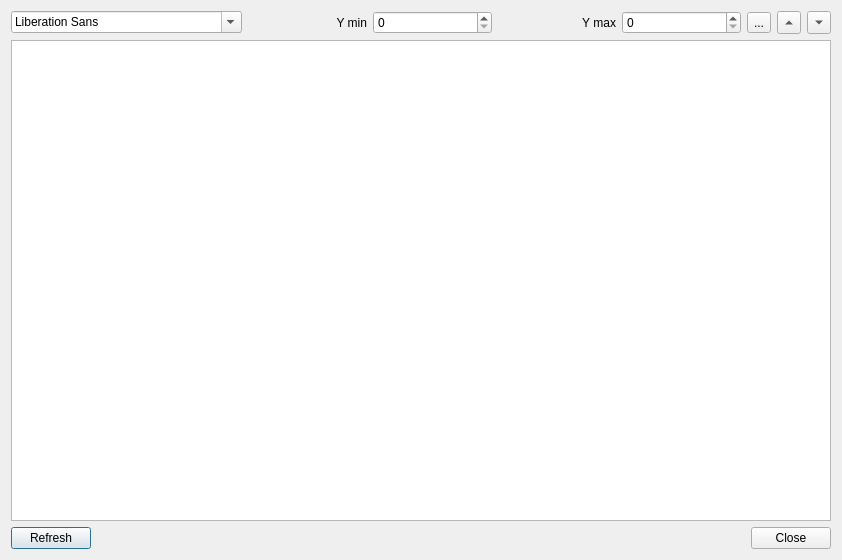
<?xml version="1.0" encoding="UTF-8"?>
<ui version="4.0">
 <class>GraphDialog</class>
 <widget class="QDialog" name="GraphDialog">
  <property name="geometry">
   <rect>
    <x>0</x>
    <y>0</y>
    <width>842</width>
    <height>560</height>
   </rect>
  </property>
  <property name="windowTitle">
   <string>Dialog</string>
  </property>
  <layout class="QVBoxLayout" name="verticalLayout">
   <item>
    <layout class="QHBoxLayout" name="layout_MenuBar"/>
   </item>
   <item>
    <layout class="QHBoxLayout" name="layout_Toolbar">
     <item>
      <widget class="QFontComboBox" name="fontComboBox"/>
     </item>
     <item>
      <widget class="QLabel" name="label_yMin">
       <property name="text">
        <string>Y min</string>
       </property>
       <property name="alignment">
        <set>Qt::AlignRight|Qt::AlignTrailing|Qt::AlignVCenter</set>
       </property>
      </widget>
     </item>
     <item>
      <widget class="QSpinBox" name="spinBox_yMin"/>
     </item>
     <item>
      <widget class="QLabel" name="label_yMax">
       <property name="text">
        <string>Y max</string>
       </property>
       <property name="alignment">
        <set>Qt::AlignRight|Qt::AlignTrailing|Qt::AlignVCenter</set>
       </property>
      </widget>
     </item>
     <item>
      <widget class="QSpinBox" name="spinBox_yMax"/>
     </item>
     <item>
      <widget class="QToolButton" name="toolButton_3">
       <property name="text">
        <string>...</string>
       </property>
      </widget>
     </item>
     <item>
      <widget class="QToolButton" name="toolButton_increaseY">
       <property name="text">
        <string>...</string>
       </property>
       <property name="arrowType">
        <enum>Qt::UpArrow</enum>
       </property>
      </widget>
     </item>
     <item>
      <widget class="QToolButton" name="toolButton_decreaseY">
       <property name="text">
        <string>...</string>
       </property>
       <property name="arrowType">
        <enum>Qt::DownArrow</enum>
       </property>
      </widget>
     </item>
    </layout>
   </item>
   <item>
    <layout class="QHBoxLayout" name="layout_Graph">
     <item>
      <widget class="QGraphicsView" name="graphicsView_graph"/>
     </item>
    </layout>
   </item>
   <item>
    <layout class="QHBoxLayout" name="layout_bottombar">
     <item>
      <widget class="QPushButton" name="pushButton_refresh">
       <property name="text">
        <string>Refresh</string>
       </property>
      </widget>
     </item>
     <item>
      <spacer name="horizontalSpacer">
       <property name="orientation">
        <enum>Qt::Horizontal</enum>
       </property>
       <property name="sizeHint" stdset="0">
        <size>
         <width>40</width>
         <height>20</height>
        </size>
       </property>
      </spacer>
     </item>
     <item>
      <widget class="QPushButton" name="pushButton_close">
       <property name="text">
        <string>Close</string>
       </property>
      </widget>
     </item>
    </layout>
   </item>
  </layout>
  <action name="actionEdit_Graph">
   <property name="checkable">
    <bool>true</bool>
   </property>
   <property name="text">
    <string>Edit Graph</string>
   </property>
   <property name="toolTip">
    <string>Change the graph by drawing with the mouse</string>
   </property>
   <property name="shortcut">
    <string>Alt+E</string>
   </property>
  </action>
  <action name="actionLine">
   <property name="checkable">
    <bool>true</bool>
   </property>
   <property name="text">
    <string>Line</string>
   </property>
   <property name="toolTip">
    <string>Display line graph</string>
   </property>
  </action>
  <action name="actionStep">
   <property name="checkable">
    <bool>true</bool>
   </property>
   <property name="text">
    <string>Step</string>
   </property>
   <property name="toolTip">
    <string>Display step (skyline) graph</string>
   </property>
  </action>
  <action name="actionVertical_Bars">
   <property name="checkable">
    <bool>true</bool>
   </property>
   <property name="text">
    <string>Vertical Bars</string>
   </property>
   <property name="toolTip">
    <string>Display vertical bar graph</string>
   </property>
  </action>
  <action name="actionArea">
   <property name="checkable">
    <bool>true</bool>
   </property>
   <property name="text">
    <string>Area</string>
   </property>
   <property name="toolTip">
    <string>Display area graph</string>
   </property>
  </action>
  <action name="actionIncrease_Scale">
   <property name="text">
    <string>Increase Scale</string>
   </property>
   <property name="toolTip">
    <string>Increase max Y value (double)</string>
   </property>
  </action>
  <action name="actionDecrease_Scale">
   <property name="text">
    <string>Decrease Scale</string>
   </property>
   <property name="toolTip">
    <string>Decrease max Y value (half)</string>
   </property>
  </action>
 </widget>
 <resources/>
 <connections/>
</ui>
